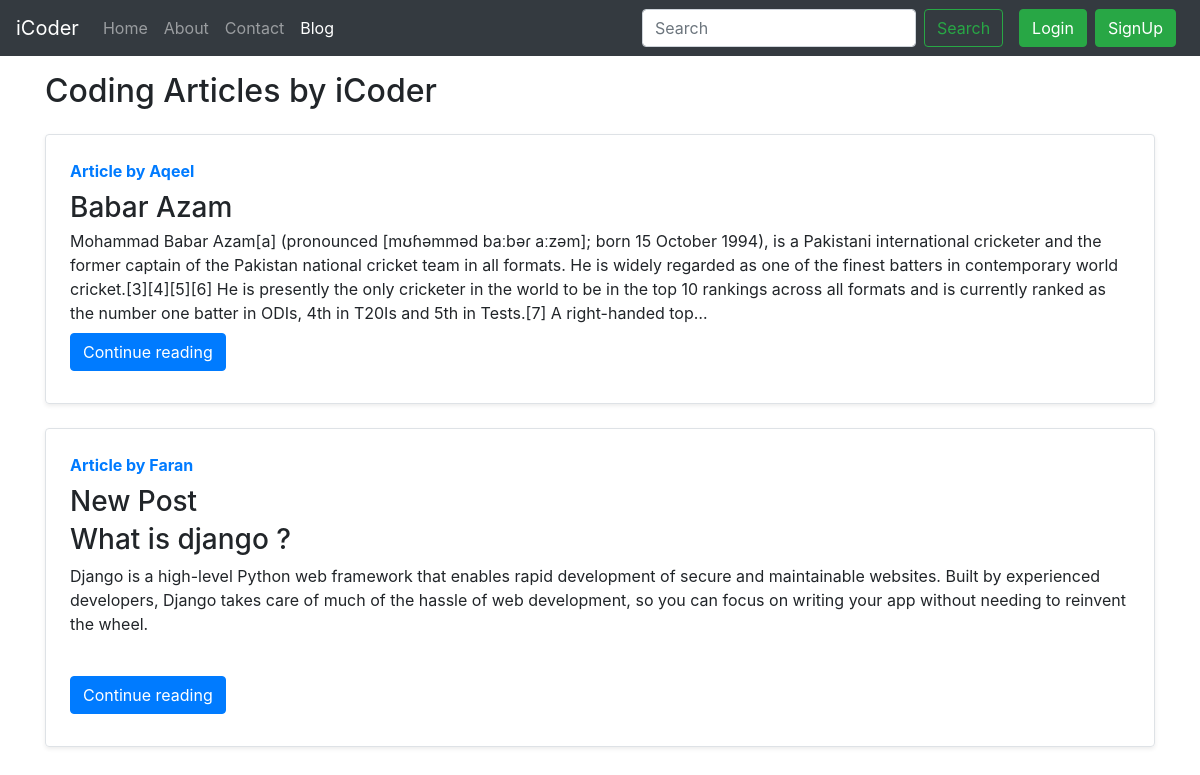
Screenshot of /blog/ with the database file from the repository.
### blog/models.py (models this page shows, shortened)
class Post(models.Model):
    sno = models.AutoField(primary_key=True)
    title = models.CharField(max_length=255)
    author = models.CharField(max_length=14)
    slug = models.CharField(max_length=130)
    timeStamp = models.DateTimeField(blank=True)
    content = models.TextField()

### blog/views.py (the view)
# urls.py: path('', views.blogHome, name="bloghome"),
def blogHome(request):
    posts = Post.objects.all()
    return render(request,"blog/bloghome.html" ,{'posts': posts})

### templates/blog/bloghome.html (shortened to what this page needs)
{% extends 'base.html' %}
{%block blogactive %} active {% endblock blogactive %}
{% block body %}
<div class="container my-3">
  <h2>Coding Articles by iCoder</h2>
  {% for post in posts  %}
  <div class="row no-gutters border rounded overflow-hidden flex-md-row mb-4 shadow-sm h-md-250 my-4 position-relative">
      <div class="col p-4 d-flex flex-column position-static">
          <strong class="d-inline-block mb-2 text-primary">Article  by {{post.author}}</strong>
          <h3 class="mb-0">{{post.title}}</h3>
          <p class="card-text mb-auto">{{post.content|safe| truncatechars:500}}</p>
          <div class="my-2">
            <a href="/blog/blogpost/{{post.slug}}" role="button" class="btn btn-primary">Continue reading</a>
          </div>
      </div>
      </div>
      {% endfor %}
  </div>
{% endblock %}

### rows the page displays
Post: author "Aqeel", title "Babar Azam", content "Mohammad Babar Azam[a] (pronounced [mʊɦəmməd baːbəɾ aːzəm]; born 15 October 1994), is a Pakistani international cricketer and the former captain of the Pakistan national cricket team in all formats. He is widely regarded as one of the finest batters in contemporary world cricket.[3][4][5][6] He is presently the only cricketer in the world to be in the top 10 rankings across all formats and is currently ranked as the number one batter in ODIs, 4th in T20Is and 5th in Tests.[7] A right-handed top…"
Post: author "Faran", title "New Post", content "What is django ? Django is a high-level Python web framework that enables rapid development of secure and maintainable websites. Built by experienced developers, Django takes care of much of the hassle of web development, so you can focus on writing your app without needing to reinvent the wheel."
